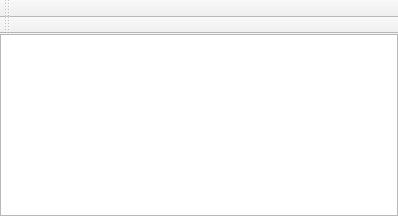
<?xml version="1.0" encoding="UTF-8"?>
<ui version="4.0">
 <class>MainWindow</class>
 <widget class="QMainWindow" name="MainWindow">
  <property name="geometry">
   <rect>
    <x>0</x>
    <y>0</y>
    <width>398</width>
    <height>216</height>
   </rect>
  </property>
  <property name="windowTitle">
   <string>MainWindow</string>
  </property>
  <widget class="QWidget" name="centralwidget">
   <layout class="QGridLayout" name="gridLayout">
    <property name="margin">
     <number>0</number>
    </property>
    <property name="spacing">
     <number>0</number>
    </property>
    <item row="0" column="0">
     <widget class="QTextEdit" name="teText">
      <property name="tabStopWidth">
       <number>10</number>
      </property>
     </widget>
    </item>
   </layout>
  </widget>
  <widget class="QToolBar" name="toolBarUp">
   <property name="windowTitle">
    <string>toolBarUp</string>
   </property>
   <attribute name="toolBarArea">
    <enum>TopToolBarArea</enum>
   </attribute>
   <attribute name="toolBarBreak">
    <bool>false</bool>
   </attribute>
  </widget>
  <widget class="QToolBar" name="toolBarDn">
   <property name="windowTitle">
    <string>toolBarDn</string>
   </property>
   <attribute name="toolBarArea">
    <enum>TopToolBarArea</enum>
   </attribute>
   <attribute name="toolBarBreak">
    <bool>true</bool>
   </attribute>
  </widget>
 </widget>
 <resources/>
 <connections/>
</ui>
